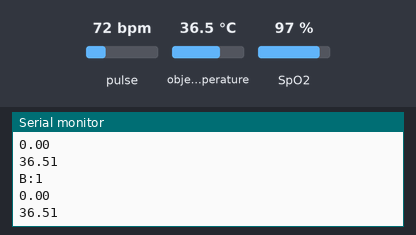
Recording of a sketch running on a simulated Arduino Uno, built with avr-gcc and run on an emulated ATmega328P. Shown: the last lines printed to the serial monitor. The inputs (shaded band) are chosen by the test bench; at power-on: object temperature 36.5 °C, SpO2 97 %, pulse 72 bpm. The ROS host is connected and sends only what is stated.

Above: at 1.4 s.
1.5 s: object temperature set to 20 °C
At 2.8 s:
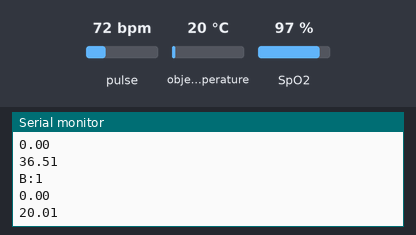
3.0 s: SpO2 set to 80 %
At 3.7 s:
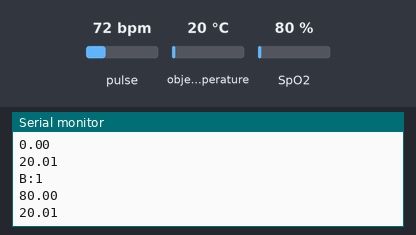
4.5 s: object temperature set to 26 °C
At 6.0 s:
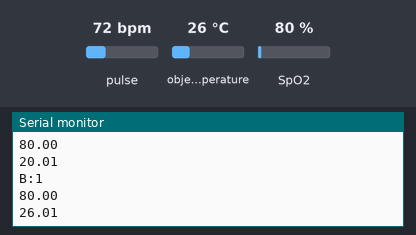
Timing chart, 0 to 7.5 s (numbered marks = the images above; inputs shaded):
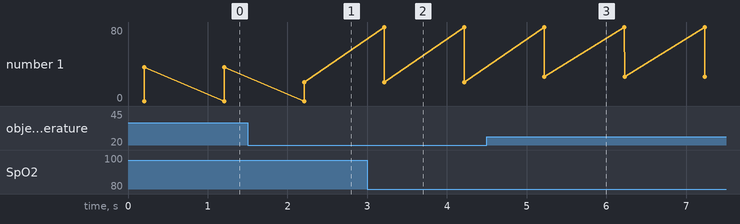

Measured:
- after the input at 1.5 s, the serial monitor: prints a new line after 0.71 s (image 1)
- after the input at 3.0 s, the serial monitor: prints a new line after 0.21 s (image 2)
- after the input at 4.5 s, the serial monitor: prints a new line after 0.72 s (image 3)
- plotted number 1: 36.51 → 20.01 after the input at 1.5 s, 20.01 → 26.01 after the input at 4.5 s

The sketch:

Slave_Arduino.ino
```cpp
#include <ros.h>
#include <std_msgs/Float64.h>
#include <SoftwareSerial.h>
#include <Adafruit_MLX90614.h>
#include <Adafruit_I2CDevice.h>
#include "MAX30100_PulseOximeter.h"
#define pinvr A0
SoftwareSerial espSerial(5,6); // 5 = Tx, 6 = Rx
ros::NodeHandle nh;
std_msgs::Float64 Temp;
std_msgs::Float64 sp02;
ros::Publisher chatter("sensor1",&Temp);
ros::Publisher chatter2("sensor2",&sp02);

String str1;
String str2;

Adafruit_MLX90614 mlx = Adafruit_MLX90614();
PulseOximeter pox;
void onBeatDetected()
{
    Serial.println("B:1");
}
void setup() {
  nh.initNode();
  nh.advertise(chatter);
  nh.advertise(chatter2);
  Serial.begin(115200);
  espSerial.begin(115200);
  mlx.begin();
  pox.setOnBeatDetectedCallback(onBeatDetected);
  delay(200);

}

void loop() {
   pox.update();
   float TempC =  mlx.readObjectTempC();
   float Oxy = pox.getSpO2();
   Temp.data = TempC;
   sp02.data = Oxy;
   chatter.publish(&Temp);
   chatter2.publish(&sp02);
   str1 = TempC;
   str2 = Oxy;
   espSerial.println(str1);
   Serial.println(Oxy);
   Serial.println(TempC);
   delay(1000);
   nh.spinOnce();

}
```
